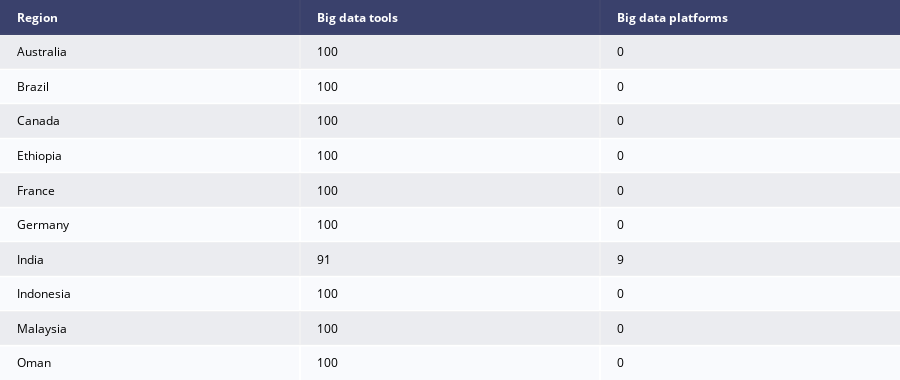

Notebook code for this chart:
### Code cell
df_by_region = table_interest_by_region(kw_list, None, True)

### Figure 1 — Plotly figure (JSON) as saved in the notebook; plotly's stock layout.template omitted (floating-point values rounded to 4 significant figures)
{"data": [{"colorscale": [[0, "#00083e"], [0.5, "#ededee"], [1, "#ffffff"]], "hoverinfo": "none", "opacity": 0.75, "showscale": false, "type": "heatmap", "z": [[0, 0, 0], [0.5, 0.5, 0.5], [1, 1, 1], [0.5, 0.5, 0.5], [1, 1, 1], [0.5, 0.5, 0.5], [1, 1, 1], [0.5, 0.5, 0.5], [1, 1, 1], [0.5, 0.5, 0.5], [1, 1, 1]]}], "layout": {"annotations": [{"align": "left", "font": {"color": "#ffffff"}, "showarrow": false, "text": "<b>Region</b>", "x": -0.45, "xanchor": "left", "xref": "x", "y": 0, "yref": "y"}, {"align": "left", "font": {"color": "#ffffff"}, "showarrow": false, "text": "<b>Big data tools</b>", "x": 0.55, "xanchor": "left", "xref": "x", "y": 0, "yref": "y"}, {"align": "left", "font": {"color": "#ffffff"}, "showarrow": false, "text": "<b>Big data platforms</b>", "x": 1.55, "xanchor": "left", "xref": "x", "y": 0, "yref": "y"}, {"align": "left", "font": {"color": "#000000"}, "showarrow": false, "text": "Australia", "x": -0.45, "xanchor": "left", "xref": "x", "y": 1, "yref": "y"}, {"align": "left", "font": {"color": "#000000"}, "showarrow": false, "text": "100", "x": 0.55, "xanchor": "left", "xref": "x", "y": 1, "yref": "y"}, {"align": "left", "font": {"color": "#000000"}, "showarrow": false, "text": "0", "x": 1.55, "xanchor": "left", "xref": "x", "y": 1, "yref": "y"}, {"align": "left", "font": {"color": "#000000"}, "showarrow": false, "text": "Brazil", "x": -0.45, "xanchor": "left", "xref": "x", "y": 2, "yref": "y"}, {"align": "left", "font": {"color": "#000000"}, "showarrow": false, "text": "100", "x": 0.55, "xanchor": "left", "xref": "x", "y": 2, "yref": "y"}, {"align": "left", "font": {"color": "#000000"}, "showarrow": false, "text": "0", "x": 1.55, "xanchor": "left", "xref": "x", "y": 2, "yref": "y"}, {"align": "left", "font": {"color": "#000000"}, "showarrow": false, "text": "Canada", "x": -0.45, "xanchor": "left", "xref": "x", "y": 3, "yref": "y"}, {"align": "left", "font": {"color": "#000000"}, "showarrow": false, "text": "100", "x": 0.55, "xanchor": "left", "xref": "x", "y": 3, "yref": "y"}, {"align": "left", "font": {"color": "#000000"}, "showarrow": false, "text": "0", "x": 1.55, "xanchor": "left", "xref": "x", "y": 3, "yref": "y"}, {"align": "left", "font": {"color": "#000000"}, "showarrow": false, "text": "Ethiopia", "x": -0.45, "xanchor": "left", "xref": "x", "y": 4, "yref": "y"}, {"align": "left", "font": {"color": "#000000"}, "showarrow": false, "text": "100", "x": 0.55, "xanchor": "left", "xref": "x", "y": 4, "yref": "y"}, {"align": "left", "font": {"color": "#000000"}, "showarrow": false, "text": "0", "x": 1.55, "xanchor": "left", "xref": "x", "y": 4, "yref": "y"}, {"align": "left", "font": {"color": "#000000"}, "showarrow": false, "text": "France", "x": -0.45, "xanchor": "left", "xref": "x", "y": 5, "yref": "y"}, {"align": "left", "font": {"color": "#000000"}, "showarrow": false, "text": "100", "x": 0.55, "xanchor": "left", "xref": "x", "y": 5, "yref": "y"}, {"align": "left", "font": {"color": "#000000"}, "showarrow": false, "text": "0", "x": 1.55, "xanchor": "left", "xref": "x", "y": 5, "yref": "y"}, {"align": "left", "font": {"color": "#000000"}, "showarrow": false, "text": "Germany", "x": -0.45, "xanchor": "left", "xref": "x", "y": 6, "yref": "y"}, {"align": "left", "font": {"color": "#000000"}, "showarrow": false, "text": "100", "x": 0.55, "xanchor": "left", "xref": "x", "y": 6, "yref": "y"}, {"align": "left", "font": {"color": "#000000"}, "showarrow": false, "text": "0", "x": 1.55, "xanchor": "left", "xref": "x", "y": 6, "yref": "y"}, {"align": "left", "font": {"color": "#000000"}, "showarrow": false, "text": "India", "x": -0.45, "xanchor": "left", "xref": "x", "y": 7, "yref": "y"}, {"align": "left", "font": {"color": "#000000"}, "showarrow": false, "text": "91", "x": 0.55, "xanchor": "left", "xref": "x", "y": 7, "yref": "y"}, {"align": "left", "font": {"color": "#000000"}, "showarrow": false, "text": "9", "x": 1.55, "xanchor": "left", "xref": "x", "y": 7, "yref": "y"}, {"align": "left", "font": {"color": "#000000"}, "showarrow": false, "text": "Indonesia", "x": -0.45, "xanchor": "left", "xref": "x", "y": 8, "yref": "y"}, {"align": "left", "font": {"color": "#000000"}, "showarrow": false, "text": "100", "x": 0.55, "xanchor": "left", "xref": "x", "y": 8, "yref": "y"}, {"align": "left", "font": {"color": "#000000"}, "showarrow": false, "text": "0", "x": 1.55, "xanchor": "left", "xref": "x", "y": 8, "yref": "y"}, {"align": "left", "font": {"color": "#000000"}, "showarrow": false, "text": "Malaysia", "x": -0.45, "xanchor": "left", "xref": "x", "y": 9, "yref": "y"}, {"align": "left", "font": {"color": "#000000"}, "showarrow": false, "text": "100", "x": 0.55, "xanchor": "left", "xref": "x", "y": 9, "yref": "y"}, {"align": "left", "font": {"color": "#000000"}, "showarrow": false, "text": "0", "x": 1.55, "xanchor": "left", "xref": "x", "y": 9, "yref": "y"}, {"align": "left", "font": {"color": "#000000"}, "showarrow": false, "text": "Oman", "x": -0.45, "xanchor": "left", "xref": "x", "y": 10, "yref": "y"}, {"align": "left", "font": {"color": "#000000"}, "showarrow": false, "text": "100", "x": 0.55, "xanchor": "left", "xref": "x", "y": 10, "yref": "y"}, {"align": "left", "font": {"color": "#000000"}, "showarrow": false, "text": "0", "x": 1.55, "xanchor": "left", "xref": "x", "y": 10, "yref": "y"}], "height": 380, "margin": {"b": 0, "l": 0, "r": 0, "t": 0}, "xaxis": {"dtick": 1, "gridwidth": 2, "showticklabels": false, "tick0": -0.5, "ticks": "", "zeroline": false}, "yaxis": {"autorange": "reversed", "dtick": 1, "gridwidth": 2, "showticklabels": false, "tick0": 0.5, "ticks": "", "zeroline": false}}}
